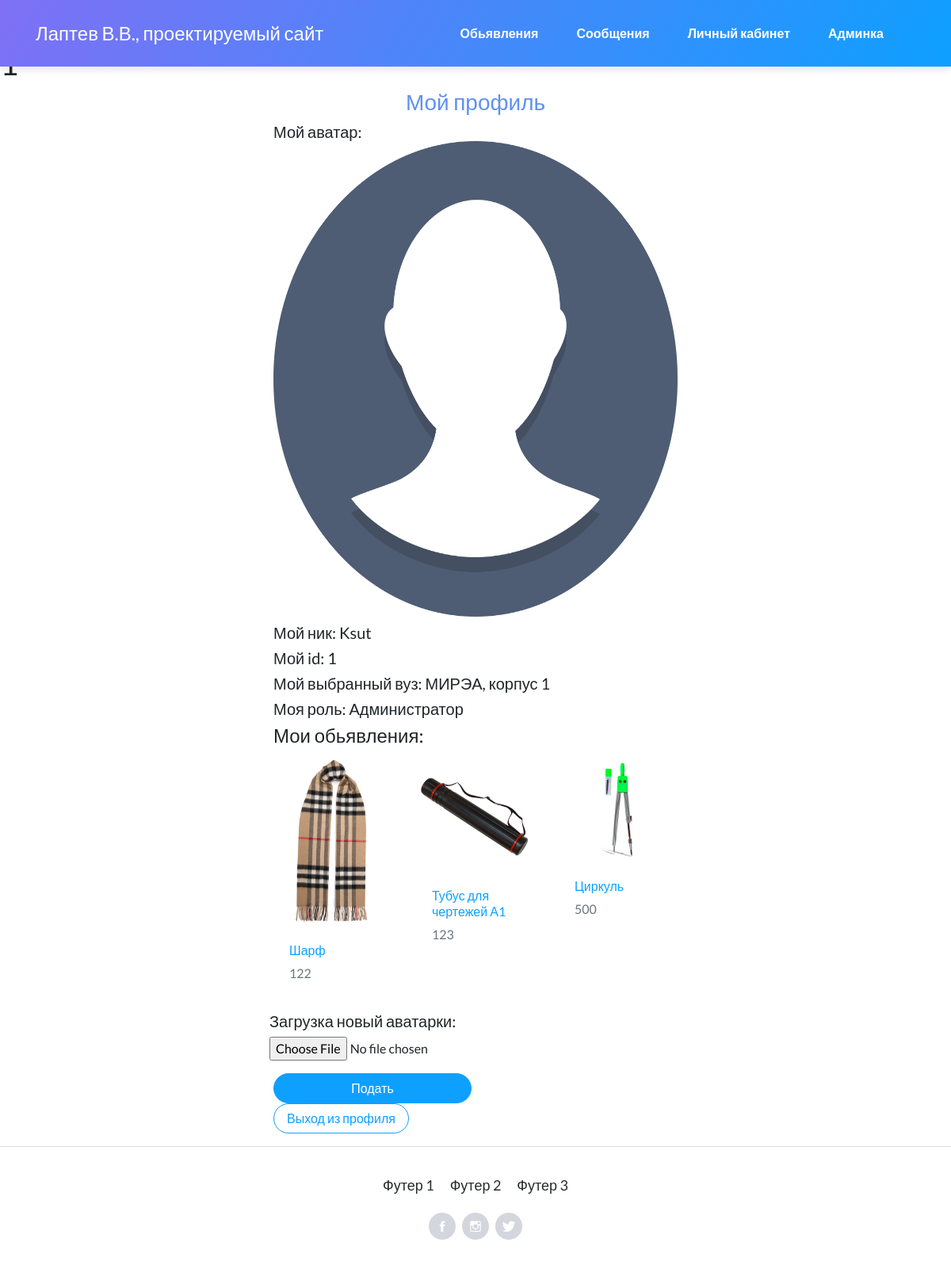
Screenshot of /profile/user/ (signed in) with the database file from the repository.
### models.py (models this page shows, shortened)
class User(db.Model, UserMixin):
    __tablename__ = 'user'
    id = db.Column(db.Integer, primary_key = True)
    login = db.Column(db.String(100), unique = True)
    password = db.Column(db.String(100), nullable = False)
    user_avatar = db.Column(db.Text, unique = False, default = "default.jpg")
    univ_name = db.Column(db.String(200), default = "Не указан")
    role_id = db.Column(db.Integer,db.ForeignKey('role.id'))

class Role(db.Model):
    id = db.Column(db.Integer, primary_key=True)
    name = db.Column(db.String(50), unique=True)
    users = db.relationship('User', backref='role',lazy='select')

class Post(db.Model):
    post_id = db.Column(db.Integer, primary_key = True, autoincrement=True)
    post_type = db.Column(db.String(100), nullable = False)
    post_name = db.Column(db.String(200), nullable = False)
    post_description = db.Column(db.Text(300), nullable = False)
    post_price = db.Column(db.Text, nullable = False)
    post_filename = db.Column(db.Text, unique = False, nullable = False)
    post_univ_name = db.Column(db.String(200), nullable = False)
    post_date = db.Column(db.DateTime, default = datetime.utcnow)
    post_creator_name = db.Column(db.String(100))
    post_creator_id = db.Column(db.Integer)

### bl_profile/profile.py (the view, shortened to what this page needs)
@app_profile.route('/user/', methods=['GET', 'POST'])
@login_required
def profile():
    user_role = Role.query.get(current_user.role_id)
    user_role_is = user_role.name
    posts = Post.query.filter_by(post_creator_name = current_user.login)
    return render_template("profile.html",posts=posts,user_role_is=user_role_is)

### app.py (called while the page is built)
@login_manager.user_loader
def load_user(id):
    return User.query.get(id)

### bl_profile/profile.py (called while the page is built)
@app_profile.after_request
def redirect_to_login(response):
    if response.status_code == 401:
        return redirect()
    return response

### bl_profile/templates/profile.html (shortened to what this page needs)
{% extends 'profile_sample.html' %}
{%block body%}
<div id="profile">
        <div class="container">
        <div id="login-row" class="row justify-content-center align-items-center">
            <div id="login-column" class="col-md-6">
                <div id="login-box" class="col-md-12">
                        <h3 class="text-center text-info">Мой профиль</h3>
                        <div class="form-group">
                            <h5>Мой аватар: <img class="card-img-top scale-on-hover" width="400px" height="600px" alt="Аватарка не прогрузилась :С"   src="/static/loaded/{{current_user.user_avatar}}"></h5>
                            <h5>Мой ник: {{current_user.login}}</h5>
                            <h5>Мой id: {{current_user.id}}</h5>
                            <h5>Мой выбранный вуз: {{current_user.univ_name}}</h5>
                            <h5>Моя роль: {{user_role_is}}</h5>
                            <h4>Мои обьявления:</h4>
                            <div class="row">
                                {% for el in posts %}
                                    <div class="col-md-6 col-lg-4">
                                        <div class="card border-0"><a href="/ads/all/{{el.post_id}}"><img class="card-img-top scale-on-hover" src="/static/loaded/{{el.post_filename}}"></a>
                                            <div class="card-body">
                                                <h6><a href="#">{{el.post_name}}</a></h6>
                                                <p class="text-muted card-text">{{el.post_price}}</p>
                                            </div>
                                        </div>
                                    </div>
                                {%endfor%}
                        </div>
                        </div>
                        <form method="POST" enctype="multipart/form-data">
                        <div class="form-group"><div class="form-row"><h5>Загрузка новый аватарки:</h5>
                            <p><input type="file" name="file"></p>
                            <div class="col-md-6 button"><button class="btn btn-primary btn-block" type="submit">Подать</button></div>
                        </div>
                        </form>
                        <div class="form-group">
                            <a class="btn btn-outline-primary" role="button"  href="{{ url_for('profile.logout')}}">Выход из профиля</a></div>
                        </div>
                </div>
            </div>
        </div>
    </div>
{% endblock %}

### bl_message/static/css/message_inbox.css (style rules this page uses)
.h3, h3 { font-size: 1.75rem; }
.h1, .h2, .h3, .h4, .h5, .h6, h1, h2, h3, h4, h5, h6 { margin-bottom: .5rem; font-weight: 500; line-height: 1.2; }
h1, h2, h3, h4, h5, h6 { margin-top: 0; margin-bottom: .5rem; }
body { margin: 0; font-family: Lato,sans-serif; font-size: 1rem; font-weight: 400; line-height: 1.5; color: #212529; text-align: left; background-color: #fff; }
html { font-family: sans-serif; line-height: 1.15; -webkit-text-size-adjust: 100%; -webkit-tap-highlight-color: transparent; }

### rows the page displays
User: user_avatar (placeholder picture), login "Ksut", id "1", univ_name "МИРЭА, корпус 1"
Role: name "Администратор"
Post: post_filename (picture), post_name "Шарф", post_price "122"
Post: post_filename (picture), post_name "Тубус для чертежей А1", post_price "123"
Post: post_filename (picture), post_name "Циркуль", post_price "500"
